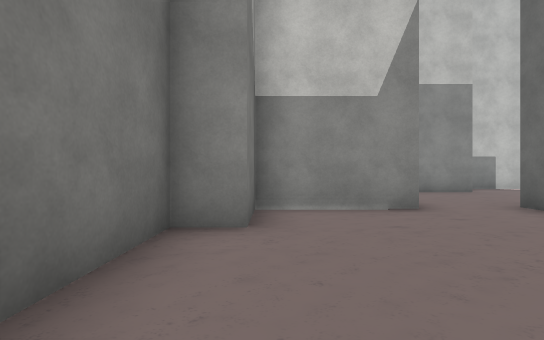
[1] (above)

16 first-person views from a walk through a scene from a Unity 3-D project. The camera is 1.3 m above the floor, looks level and sees 85° across. The floor is counted in squares, 2 m on a side. Each view is taken from the middle of a square. On the plan, view 1 faces up. The plan holds only what a view shows up to about 9 squares ahead; the rest is blank. The place goes on beyond the plan. The player is left out. Some surface patterns are stand-ins.

[2]
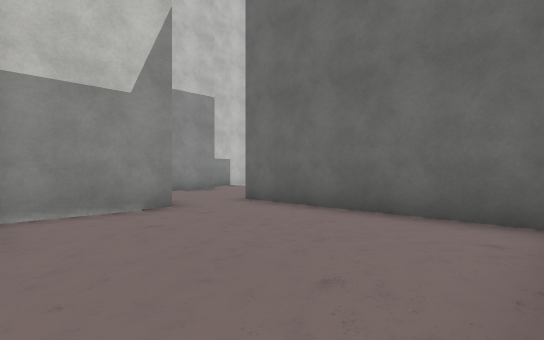

[3]
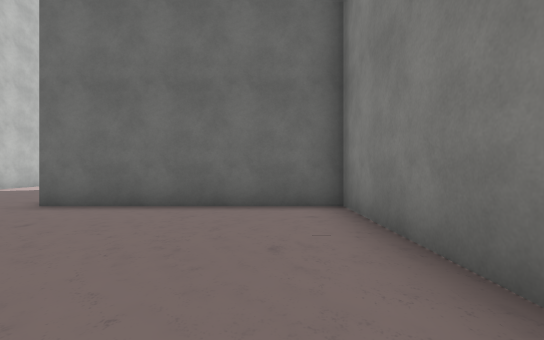

[4]
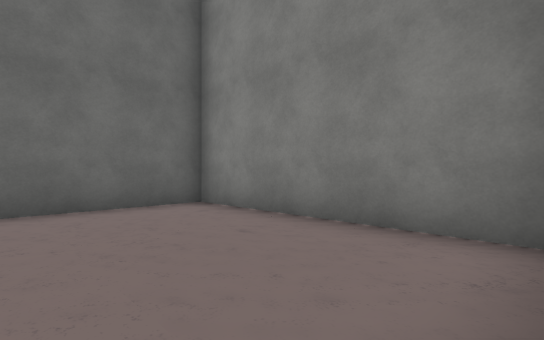

[5]
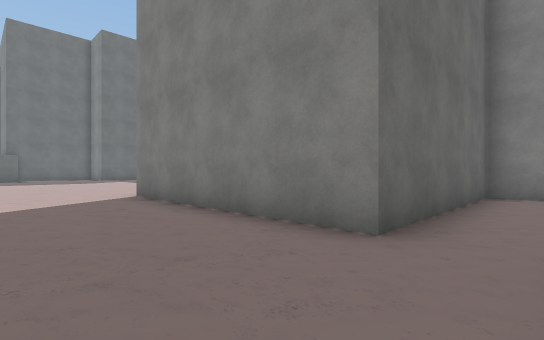

[6]
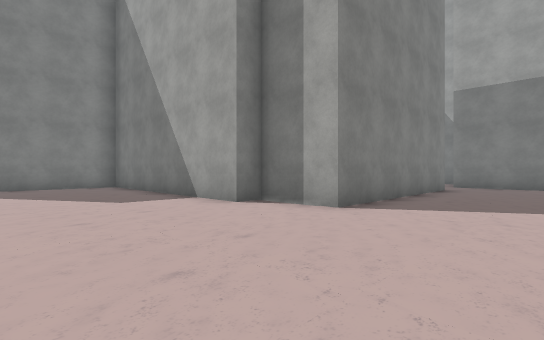

[7]
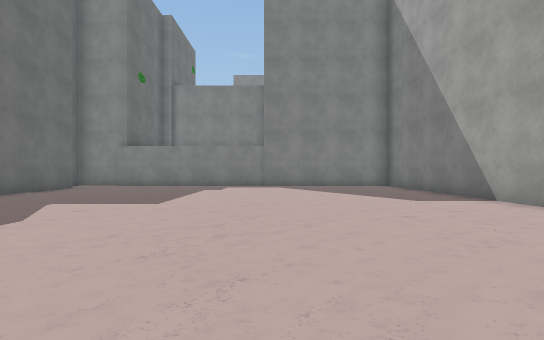

[8]
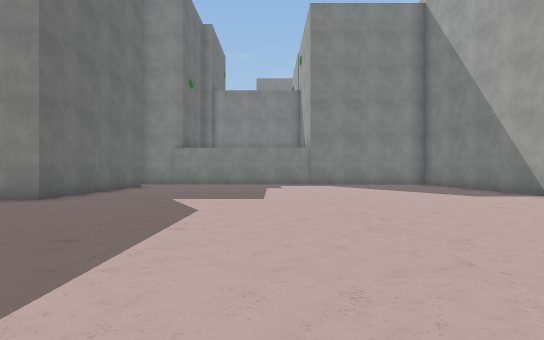

[9]
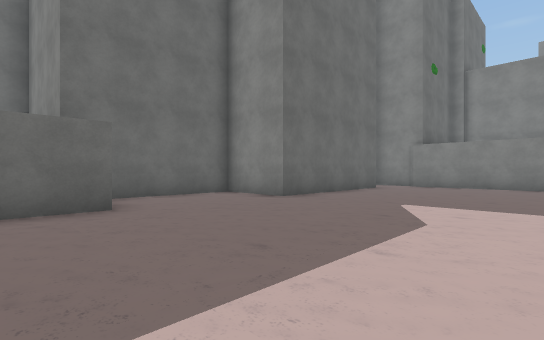

[10]
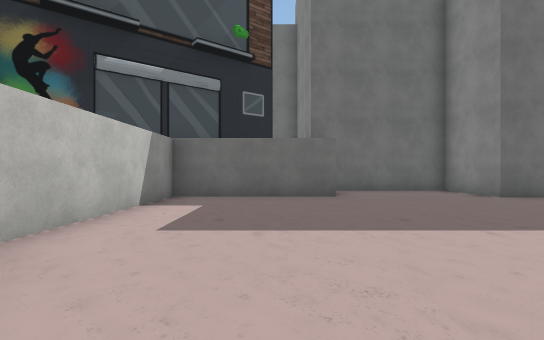

[11]
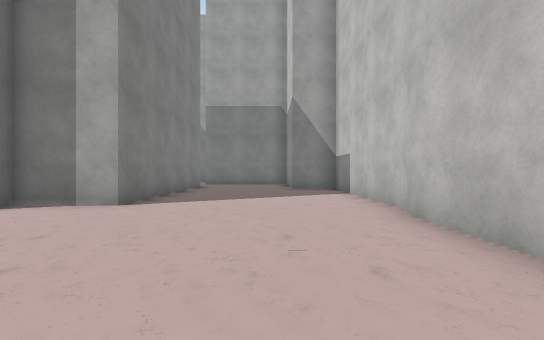

[12]
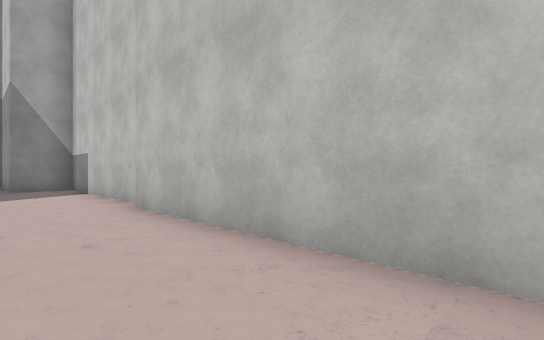

[13]
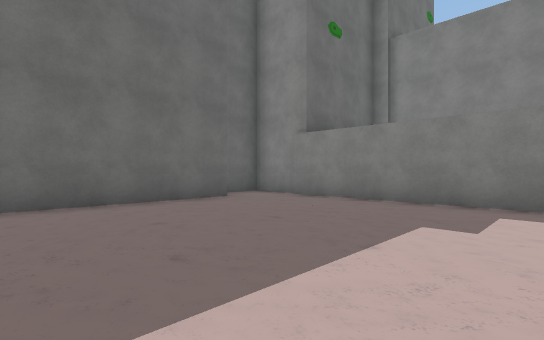

[14]
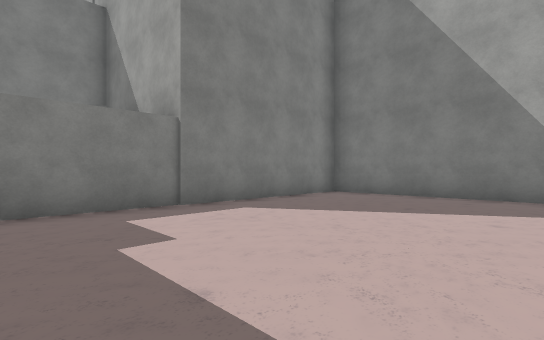

[15]
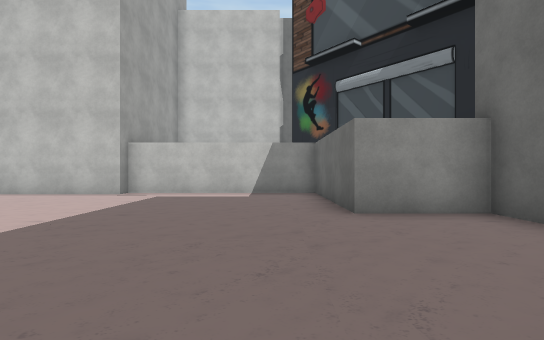

[16]
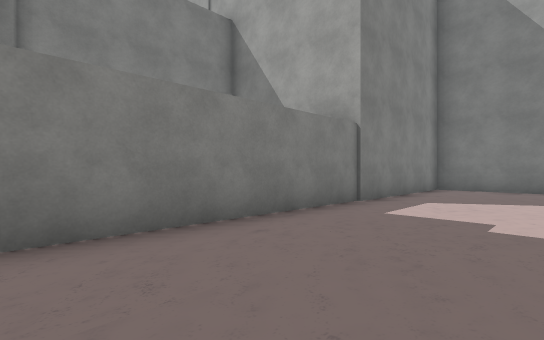

### Floor plan
Points are (right, up) in squares from view 1. A wall is a line through its corners. A room is listed if a view was taken in it or the views show most of it. See-through windows are left out.
Room 1 (views 1, 2, 3, 4)
walls: (2.5, 5) (-0.3, 5) (-0.3, 3.4) (-1.2, 3.4) (-1.2, 1.2); (-0.9, -0.3) (4.3, -0.3) (4.3, 5.2)
ways out: opening at (3.5, 5) to room 2
Room 2 (views 5, 6, 7, 8, 9, 10, 11, 12, 13, 14, 15, 16)
walls: (11.2, 10.2) (6.5, 10.2); (23, -2.5) (23, 2.6) (25.3, 2.6) (25.3, 6.4) (23.2, 6.4) (23.2, 10.4) (17.9, 10.4) (17.9, 10) (11.6, 10); (22.5, -4.4) (23.4, -4.4); (24, -3.8) (24, -3.1); (5.9, 9.6) (5.9, 8.7) (4.2, 8.7); (4.3, 5.2) (10.6, 5.2) (10.6, 3.2) (11.2, 3.2) (11.2, -4.2) (22.4, -4.2)
ways out: opening at (3.5, 5) to room 1

Positions as (right, up) in squares from view 1, and headings:
1: (0, 0), facing up
2: (0, 0), facing up-right
3: (-1, 1), facing right
4: (-1, 3), facing down-right
5: (3, 8), facing down-right
6: (15, 8), facing down-left
7: (16, 8), facing down
8: (18, 9), facing down
9: (18, 8), facing down-right
10: (16, 8), facing right
11: (16, 8), facing left
12: (17, 8), facing up-left
13: (17, 2), facing down-right
14: (19, 1), facing down-left
15: (22, 2), facing up
16: (22, -1), facing down-left
